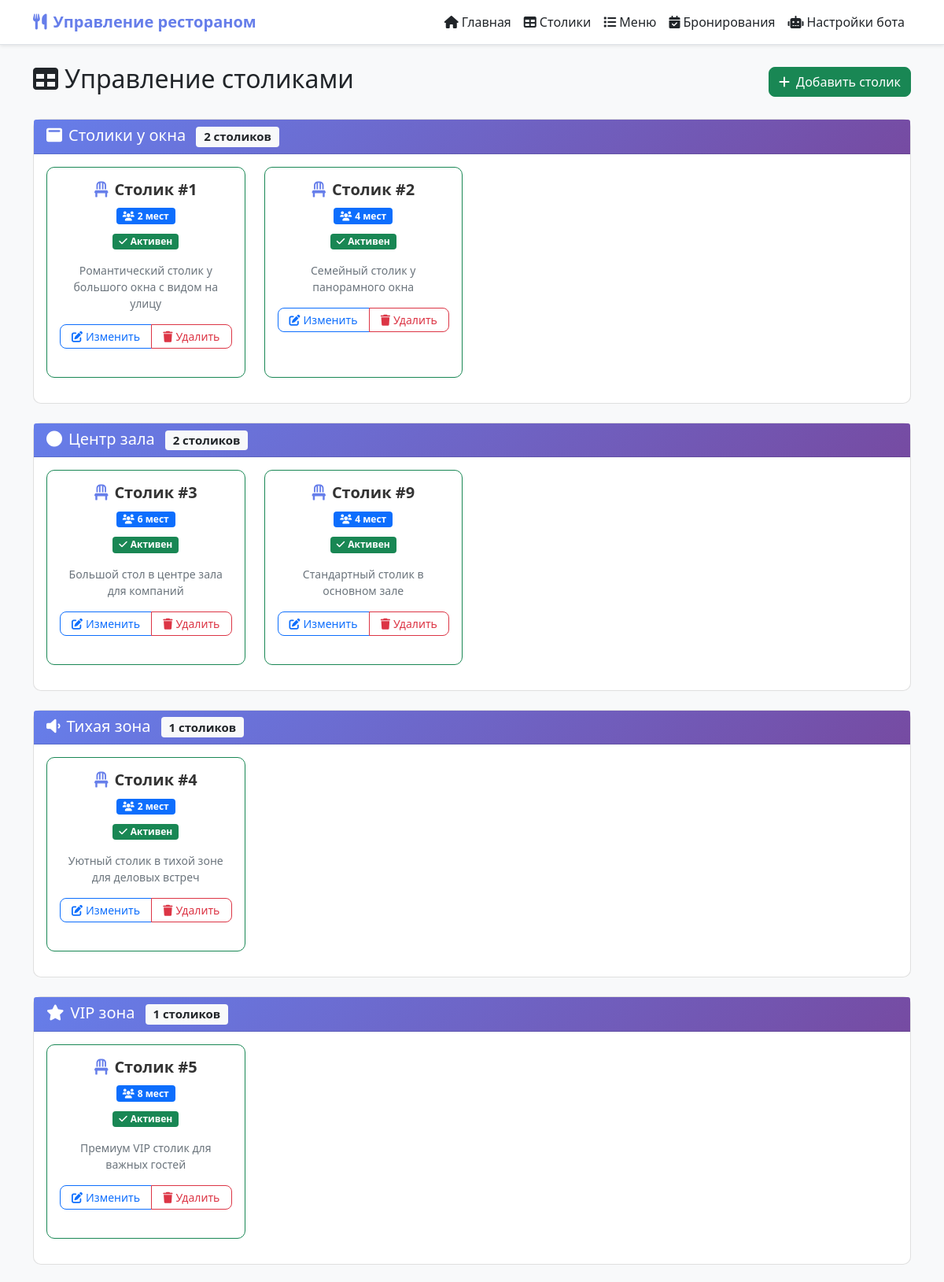
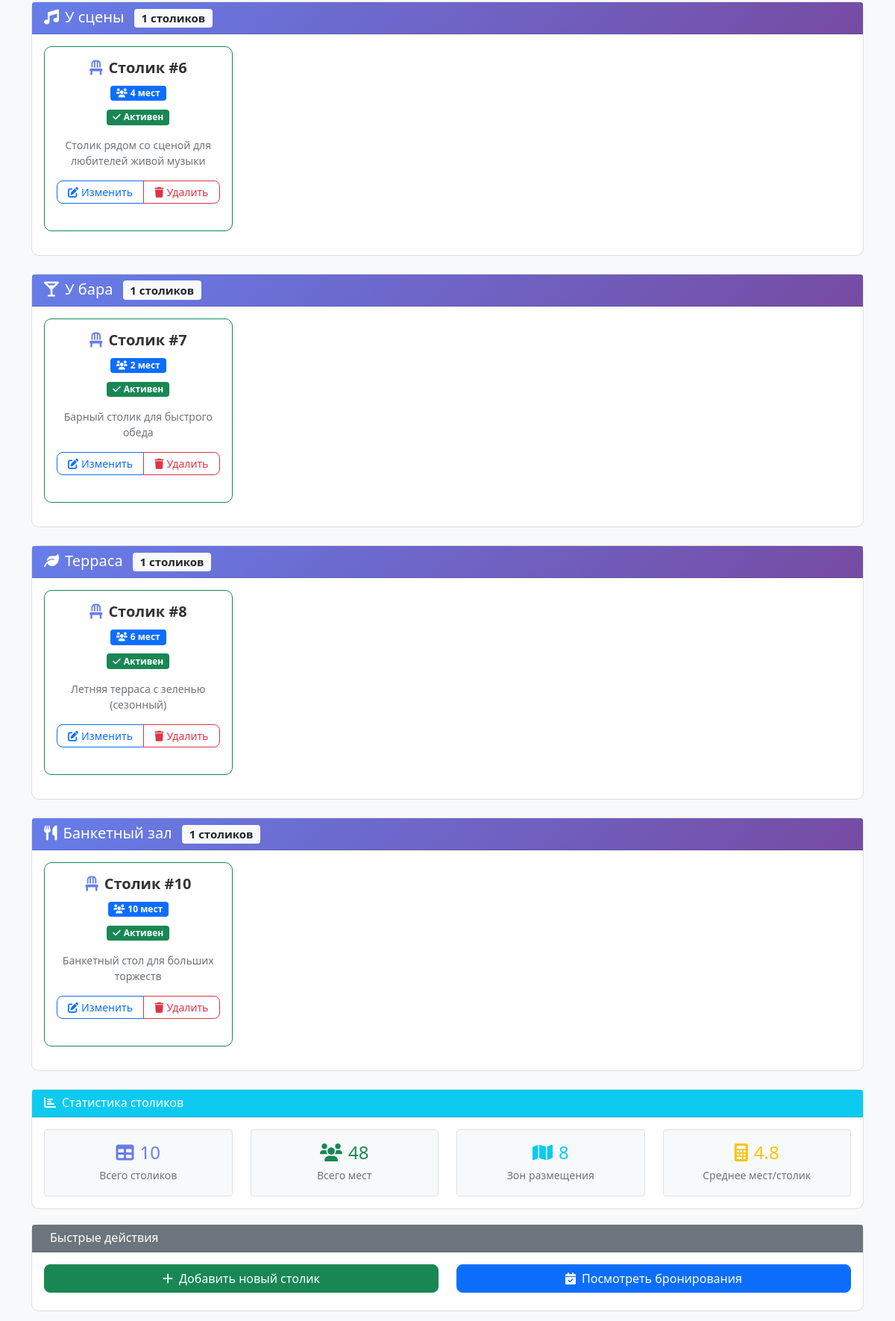
Page /tables (upper part) on the committed database (2 pictures, top to bottom).
### tables this page shows
CREATE TABLE tables (
            id INTEGER PRIMARY KEY AUTOINCREMENT,
            restaurant_id INTEGER,
            table_number TEXT NOT NULL,
            seats_count INTEGER NOT NULL,
            location_type TEXT,
            description TEXT,
            status TEXT DEFAULT 'active',
            created_at TIMESTAMP DEFAULT CURRENT_TIMESTAMP,
            FOREIGN KEY (restaurant_id) REFERENCES restaurants (id)
        );

### web_interface.py (the view)
@app.route('/tables')
def tables_list():
    conn = sqlite3.connect('restaurant.db')
    cursor = conn.cursor()
    cursor.execute("""
        SELECT id, table_number, seats_count, location_type, description, status
        FROM tables
        WHERE restaurant_id = 1
        ORDER BY CAST(table_number AS INTEGER)
    """)
    tables = cursor.fetchall()
    tables_by_location = {}
    total_tables = 0
    total_seats = 0
    for table in tables:
        table_id, number, seats, location, description, status = table
        total_tables += 1
        total_seats += seats
        if location not in tables_by_location:
            tables_by_location[location] = []
        tables_by_location[location].append({
            'id': table_id,
            'number': number,
            'seats': seats,
            'location': location,
            'description': description,
            'status': status
        })
    average_seats = round(total_seats / total_tables, 1) if total_tables > 0 else 0
    conn.close()
    stats = {
        'total_tables': total_tables,
        'total_seats': total_seats,
        'total_locations': len(tables_by_location),
        'average_seats': average_seats
    }
    return render_template('tables.html',
                         tables_by_location=tables_by_location,
                         stats=stats)

### templates/tables.html (shortened to what this page needs)
{% extends "base.html" %}
{% block content %}
<div class="d-flex justify-content-between align-items-center mb-4">
    <h2><i class="fas fa-table me-2"></i>Управление столиками</h2>
    <a href="{{ url_for('add_table') }}" class="btn btn-success">
        <i class="fas fa-plus me-2"></i>Добавить столик
    </a>
</div>
{% if tables_by_location %}
    {% for location, tables in tables_by_location.items() %}
        <div class="card mb-4">
            <div class="card-header" style="background: linear-gradient(135deg, #667eea 0%, #764ba2 100%); color: white;">
                <h5 class="mb-0 text-white">
                    {% if location == 'window' %}<i class="fas fa-window-maximize me-2"></i>Столики у окна
                    {% elif location == 'vip' %}<i class="fas fa-star me-2"></i>VIP зона
                    {% elif location == 'stage' %}<i class="fas fa-music me-2"></i>У сцены
                    {% elif location == 'quiet' %}<i class="fas fa-volume-down me-2"></i>Тихая зона
                    {% elif location == 'bar' %}<i class="fas fa-glass-martini-alt me-2"></i>У бара
                    {% elif location == 'center' %}<i class="fas fa-circle me-2"></i>Центр зала
                    {% elif location == 'terrace' %}<i class="fas fa-leaf me-2"></i>Терраса
                    {% elif location == 'banquet' %}<i class="fas fa-utensils me-2"></i>Банкетный зал
                    {% else %}<i class="fas fa-map-marker-alt me-2"></i>{{ location.title() }}
                    {% endif %}
                    <span class="badge bg-light text-dark ms-2">{{ tables|length }} столиков</span>
                </h5>
            </div>
            <div class="card-body">
                <div class="row">
                    {% for table in tables %}
                        <div class="col-md-4 col-lg-3 mb-3">
                            <div class="card table-card h-100 {% if table.status == 'active' %}border-success{% else %}border-warning{% endif %}">
                                <div class="card-body text-center">
                                    <h5 class="card-title" style="color: #333; font-weight: bold;">
                                        <i class="fas fa-chair me-2 text-primary"></i>Столик #{{ table.number }}
                                    </h5>
                                    <div class="mb-2">
                                        <span class="badge bg-primary">
                                            <i class="fas fa-users me-1"></i>{{ table.seats }} мест
                                        </span>
                                    </div>
                                    <div class="mb-3">
                                        {% if table.status == 'active' %}
                                            <span class="badge bg-success"><i class="fas fa-check me-1"></i>Активен</span>
                                        {% elif table.status == 'maintenance' %}
                                            <span class="badge bg-warning"><i class="fas fa-tools me-1"></i>Обслуживание</span>
                                        {% elif table.status == 'reserved' %}
                                            <span class="badge bg-info"><i class="fas fa-lock me-1"></i>Зарезервирован</span>
                                        {% else %}
                                            <span class="badge bg-secondary"><i class="fas fa-times me-1"></i>{{ table.status }}</span>
                                        {% endif %}
                                    </div>
                                    {% if table.description %}
                                        <p class="card-text small text-muted">{{ table.description }}</p>
                                    {% endif %}
                                    <div class="btn-group w-100">
                                        <a href="{{ url_for('edit_table', table_id=table.id) }}"
                                           class="btn btn-outline-primary btn-sm">
                                            <i class="fas fa-edit me-1"></i>Изменить
                                        </a>
                                        <a href="{{ url_for('delete_table', table_id=table.id) }}"
                                           class="btn btn-outline-danger btn-sm"
                                           onclick="return confirm('Удалить столик #{{ table.number }}?')">
                                            <i class="fas fa-trash me-1"></i>Удалить
                                        </a>
                                    </div>
                                </div>
                            </div>
                        </div>
                    {% endfor %}
                </div>
            </div>
        </div>
    {% endfor %}
{% endif %}
<div class="card">
    <div class="card-header bg-info text-white">
        <h6 class="mb-0"><i class="fas fa-chart-bar me-2"></i>Статистика столиков</h6>
    </div>
    <div class="card-body">
        <div class="row text-center">
            <div class="col-md-3">
                <div class="p-3 border rounded bg-light">
                    <h4 class="text-primary mb-1"><i class="fas fa-table me-2"></i>{{ stats.total_tables }}</h4>
                    <small class="text-muted">Всего столиков</small>
                </div>
            </div>
            <div class="col-md-3">
                <div class="p-3 border rounded bg-light">
                    <h4 class="text-success mb-1"><i class="fas fa-users me-2"></i>{{ stats.total_seats }}</h4>
                    <small class="text-muted">Всего мест</small>
                </div>
            </div>
            <div class="col-md-3">
                <div class="p-3 border rounded bg-light">
                    <h4 class="text-info mb-1"><i class="fas fa-map me-2"></i>{{ stats.total_locations }}</h4>
                    <small class="text-muted">Зон размещения</small>
                </div>
            </div>
            <div class="col-md-3">
                <div class="p-3 border rounded bg-light">
                    <h4 class="text-warning mb-1"><i class="fas fa-calculator me-2"></i>{{ stats.average_seats }}</h4>
                    <small class="text-muted">Среднее мест/столик</small>
                </div>
            </div>
        </div>
    </div>
</div>
<div class="card">
    <div class="card-header bg-secondary text-white">
        <h6 class="mb-0">Быстрые действия</h6>
    </div>
    <div class="card-body">
        <div class="row">
            <div class="col-md-6">
                <a href="{{ url_for('add_table') }}" class="btn btn-success w-100 mb-2">
                    <i class="fas fa-plus me-2"></i>Добавить новый столик
                </a>
            </div>
            <div class="col-md-6">
                <a href="{{ url_for('bookings_list') }}" class="btn btn-primary w-100 mb-2">
                    <i class="fas fa-calendar-check me-2"></i>Посмотреть бронирования
                </a>
            </div>
        </div>
    </div>
</div>
{% endblock %}

### templates/base.html (style rules this page uses)
.card { margin-bottom: 20px; border-radius: 10px; }
.btn { border-radius: 8px; }
.text-primary { color: #667eea !important; }
.table-card { transition: transform 0.2s; }

### rows in the picture
tables: location_type "window" (drawn), tables "2", number "1", seats "2", status "active" (drawn), description "Романтический столик у большого окна с видом на улицу"
tables: number "2", seats "4", status "active" (drawn), description "Семейный столик у панорамного окна"
tables: location_type "center" (drawn), tables "2", number "3", seats "6", status "active" (drawn), description "Большой стол в центре зала для компаний"
tables: number "9", seats "4", status "active" (drawn), description "Стандартный столик в основном зале"
tables: location_type "quiet" (drawn), tables "1", number "4", seats "2", status "active" (drawn), description "Уютный столик в тихой зоне для деловых встреч"
tables: location_type "vip" (drawn), tables "1", number "5", seats "8", status "active" (drawn), description "Премиум VIP столик для важных гостей"
tables: location_type "stage" (drawn), tables "1", number "6", seats "4", status "active" (drawn), description "Столик рядом со сценой для любителей живой музыки"
tables: location_type "bar" (drawn), tables "1", number "7", seats "2", status "active" (drawn), description "Барный столик для быстрого обеда"
tables: location_type "terrace" (drawn), tables "1", number "8", seats "6", status "active" (drawn), description "Летняя терраса с зеленью (сезонный)"
tables: location_type "banquet" (drawn), tables "1", number "10", seats "10", status "active" (drawn), description "Банкетный стол для больших торжеств"

### other values in the picture
{{ stats.total_tables }} "10"
{{ stats.total_seats }} "48"
{{ stats.total_locations }} "8"
{{ stats.average_seats }} "4.8"
